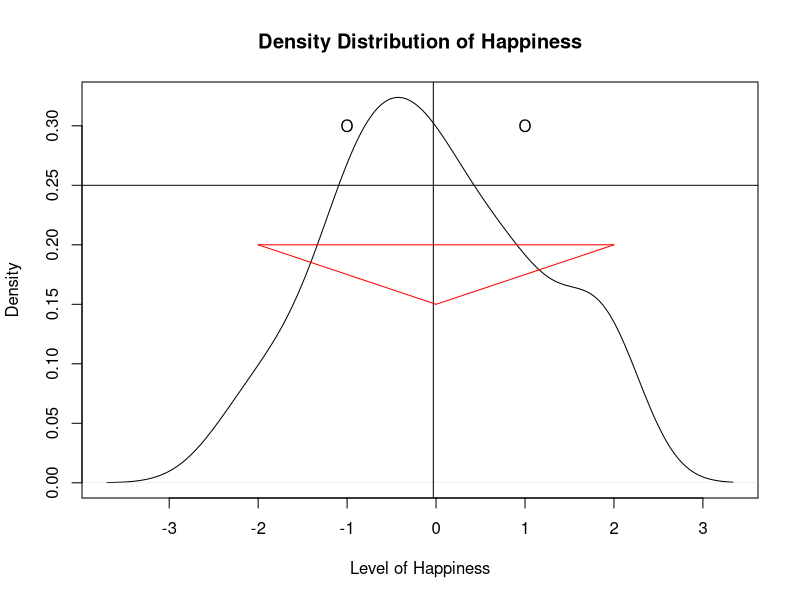
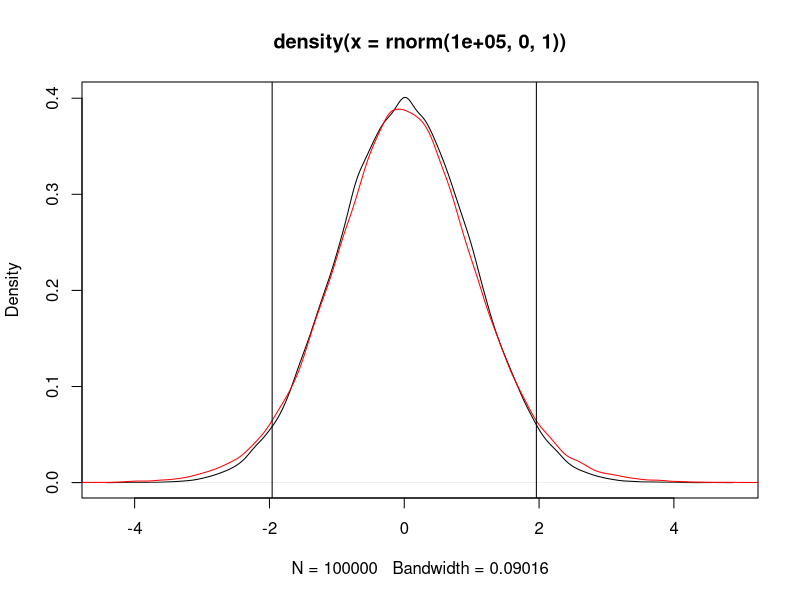
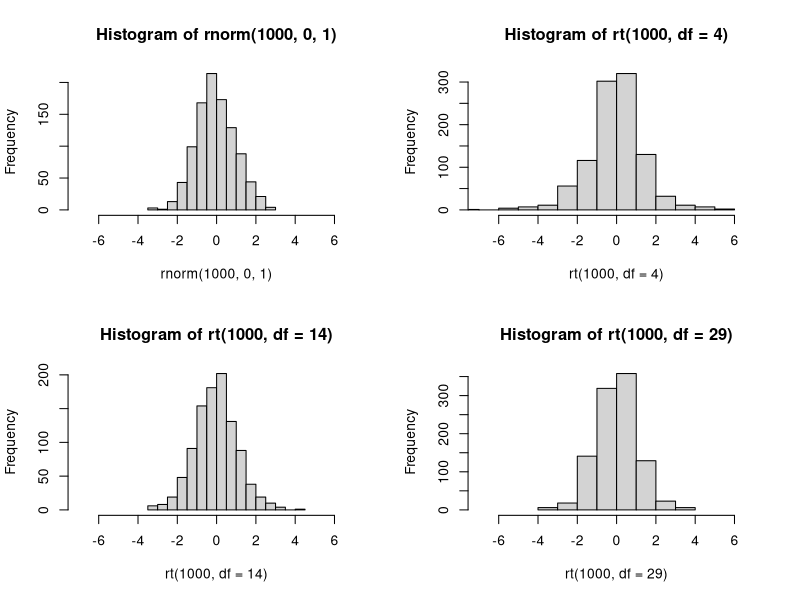
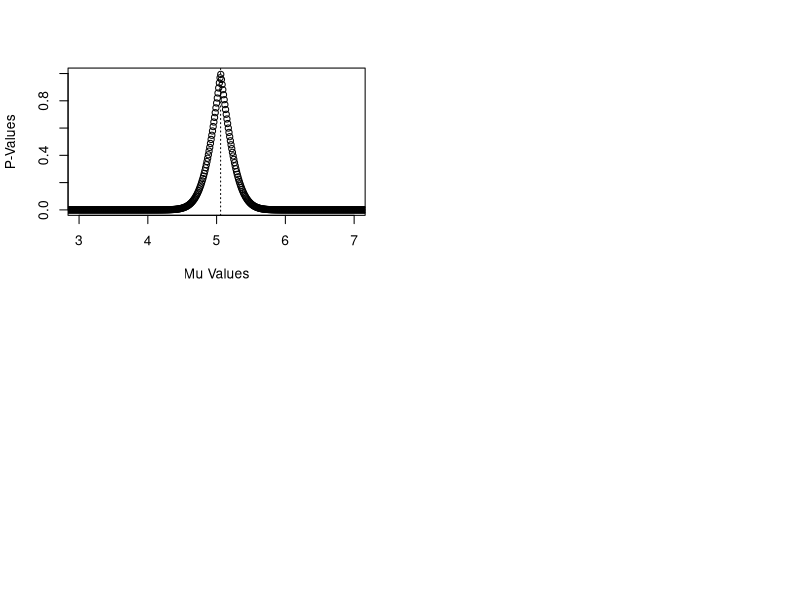

These figures' R source, in order:
#Kristine Christianson:
#     Lab: Fridays 10-11:50am
#Nate Smith
#     Lab: Fridays 12:10-2:00pm

#204a R Lab 3
#Fall 2016

#########################################
#Problem 4 example

set.seed(2)
happiness <- rnorm(100, 0, 1)
sex <- sample(c("male", "female"), 100, replace=TRUE)
marital <- sample(c("single", "married", "divorced"), 100, replace=TRUE)
d <- data.frame(happiness, sex, marital)

#Let's take a look at the data we created
head(d)

#calc mean, median, etc., for happiness by subsets of sex and marital status

by(d$happiness, list(d$sex, d$marital), mean)
by(d$happiness, list(d$sex, d$marital), median)

#Some plotting functions to try
plot(density(d$happiness), xlab = "Level of Happiness",
     main = "Density Distribution of Happiness")
abline(v = mean(d$happiness))
abline(h = .25)
lines(c(-2, 0),c(.2, .15), col = 'red')
lines(c(0,2),c(.15,.2), col = 'red')
lines(c(-2,2),c(.2,.2), col = 'red')
points(c(4, -1), c(.2, .3), pch = 'O')
points(c(4, 1), c(.2, .3), pch = 'O')


##################### Other helpful tips

temp <- sample(1:100, 15)
temp

#Remember to respect the order of operations

##########
#Example 1
##########

#Subtracting the mean of temp from each value of temp, then summing these values
sum(temp-mean(temp))

#Squaring the result above
sum(temp-mean(temp))^2

#Squaring the difference between the temp and the mean of temp
sum((temp-mean(temp))^2)

##########
#Example 2
##########

length(temp)

#Subtracts 1 from each value of temp
length(temp-1)

#Subtracts 1 from the length of temp
(length(temp)-1)


####Transforming a variable with mean(x) and sd(x)
####to a variable with mean(y) and sd(y), from raw scores
####In this case we want mean(y)=100, and sd(y)=15

x<-c(1,2,3,4,5)
mean(x)
sd(x)
#Rescale for standard deviation 
#by multiplying every value of x by sd(y)/sd(x)
#For this example we want the new sd(y) to be 15

y<-x*(15/sd(x))
mean(y)
sd(y)

#Next rescale for the mean, which we want to  be 100 by
#adding mean(y)-mean(x) to every new value in y

y<-y+(100-mean(y))
mean(y)
sd(y)

###Option #2 is to standardized all scores and then scale for sd and mean

#standardizing first
x2<-scale(x)
mean(x2)
sd(x2)

#rescaling by sd(y) which we want to be 15
y2<-x2*15
mean(y2)
sd(y2)

#rescaling by mean(y) which we want to be 100
y2<-y2+100
mean(y2)
sd(y2)

##########################################################
##########################################################
##########################################################
##########################################################

##########################################################
#The z distribution
##########################################################

#Probability of a normal distribution value
pnorm(1.96, 0, 1)
pnorm(-1.96, 0, 1)

#z value associated with a proportion in the normal distribution
qnorm(.025, 0, 1, lower.tail = TRUE)
qnorm(.025, 0, 1, lower.tail = FALSE)

##########################################################
#The t distribution
##########################################################


#When sample size is large, t is normally distributed 
plot(density(rnorm(100000, 0, 1)))
lines(density(rt(100000, 14)), col = 'red')
abline(v=c(-1.96,1.96))

#Probability of a t distribution value
pt(1.9, 14, lower.tail = FALSE)
pt(-1.9, 14, lower.tail = TRUE)

#We can look at the effect of increasing df
#on this probability
pt(1.9, 49, lower.tail = FALSE)
pt(-1.9, 49, lower.tail = TRUE)

pt(1.9, 99, lower.tail = FALSE)
pt(-1.9, 99, lower.tail = TRUE)

#t value associated with a proportion in the t the distribution
qt(.025, 4, lower.tail = TRUE)
qt(.025, 4, lower.tail = FALSE)

#Now looking at the effect of increasing df
#on the t value
qt(.025, 14, lower.tail = TRUE)
qt(.025, 14, lower.tail = FALSE)

qt(.025, 29, lower.tail = TRUE)
qt(.025, 29, lower.tail = FALSE)

#######################################

#z vs. t via histogram and SD

#######################################

par(mfrow = c(2, 2))

hist(rnorm(1000, 0, 1), xlim = c(-7, 7))
hist(rt(1000, df = 4), xlim = c(-7, 7))
hist(rt(1000, df = 14), xlim = c(-7, 7))
hist(rt(1000, df = 29), xlim = c(-7, 7))

sd(rnorm(1000, 0, 1))
sd(rt(1000, df = 4))
sd(rt(1000, df = 14))
sd(rt(1000, df = 29))


#######################################

#Z tests of mean differences

#Imagine you have 3 samples from sub-populations, 
#each with the following characteristics:

#pop1: xbar = 82, N = 15
#pop2: xbar = 96, N = 10
#pop3: xbar = 110, N = 11

#IQ scores are ~N(100, 15) in the population

#Do any of these samples differ significantly from the population?

#Computing a z score for pop1
pop1z <- (82-100)/(15/sqrt(15))
pop1z

#Is the probability of obtaining this z score
#less than our specified alpha level in either 
#of the tails?
.025 > pnorm(pop1z, lower.tail = TRUE)
	#Two-tailed, alpha = .05
.005 > pnorm(pop1z, lower.tail = TRUE)
	#Two-tailed, alpha = .01

pop2z <- (96-100)/(15/sqrt(10))
pop2z
.025 > pnorm(pop2z, lower.tail = TRUE)
	#Two-tailed, alpha = .05
.005 > pnorm(pop2z, lower.tail = TRUE)
	#Two-tailed, alpha = .01

pop3z <- (110-100)/(15/sqrt(11))
pop3z
.025 > pnorm(pop3z, lower.tail = FALSE)
	#Two-tailed, alpha = .05
.005 > pnorm(pop3z, lower.tail = FALSE)
	#Two-tailed, alpha = .01

###################################################

#We can do the same thing with Confidence Intervals

###################################################

#Recall that CI equals
#xbar +/- Std.Error*Critical.z.score

#qnorm can give critical z-score

critz <- qnorm(.025, 0, 1, lower.tail = FALSE)

#Std.Error is sigma/sqrt(N)

sepop1 <- 15/sqrt(15)
sepop2 <- 15/sqrt(10)
sepop3 <- 15/sqrt(11)

#95% CI to test pop1

c((82 - sepop1*critz),(82 + sepop1*critz))
	#Is 100 within the 95% CI?

#95% CI to test pop2

c((96 - sepop2*critz),(96 + sepop2*critz))
     #Is 100 within the 95% CI?

#95% CI to test pop3

c((110 - sepop3*critz),(110 + sepop3*critz))
     #Is 100 within the 95% CI?

#################################################################
#################################################################
#################################################################


#t Tests


#Create 2 samples of 30 individuals
#with means of 5 and 5, sds = 1
temp1 <- round(rnorm(30, 5, 1), 2)
temp2 <- round(rnorm(30, 6, 1), 2)



#############################################################
#############################################################

#The t-test arguments

?t.test
#t.test(x, y = NULL,
#       alternative = c("two.sided", "less", "greater"),
#       mu = 0, paired = FALSE, var.equal = FALSE,
#       conf.level = 0.95, ...)

#x is a vector, you need to specify at least one to test
	#if you only have one vector it is a one-sample
	#t-test

#y is Null by default, so t-test is a one-sample t-test
	#by default. For a two-sample or paired t-test,
	#you specify another vector

#alternative is the specification of the alternative hypothesis.
	#By default alternative is two.tailed, meaning that t-test
	#assumes alpha should be split between both tails.
	#We can specify one-tailed hypotheses in either tail
	#using "less" and "greater"

#mu = 0 specifies the difference to be tested. So, in a one-sample
	#t-test, this is the population mu (xbar-mu). For the
	#two-sample t-test, this is the expected difference
	#between the two-samples. Generally, we would assume the
	#difference is zero, because we are testing whether the
	#means differ. However, one could imagine a situation where
	#one would want to test whether a difference between
	#two groups was consistent across different samples.

t.test(temp1,temp2, mu = 0)
t.test(temp1,temp2, mu = 1)
t.test(temp1,temp2, mu = -1)

#paired = FALSE is the default. This is whether the two vectors
	#are independent, or if they have some dependency.
	#So, a random, independent sample of students drawn from 
	#two schools and assessed on self-esteem would have no 
	#dependency. A random sample of students from two schools
	#who are assessed on self-esteem at the beginning of the
	#academic year and end of the academic year would have
	#a dependency if you were comparing pre- and post-academic
	#year self-esteem scores. But not if you were comparing
	#school one vs. school two student self-esteem scores

#var.equal = FALSE is the default. This means that t.test
	#assumes that variances are not equal between two
	#samples, regardless of whether this is paired or
	#independent. This is not a bad assumption since
	#and consequently the Welch Two Sample t-test is implemented.
	#We can test if the variances are equal before
	#conducting the t-test. If they do not differ significantly
	#then we can change the default to TRUE and conduct a
	#general t-test.
		#we can use the var.test() for this and will discuss
		#it in a moment.

#conf.level = .95 is the default. By default, t.test assumes an
	#alpha of .05. We can change this by specifying another
	#proportion value (e.g., .90 for alpha of .10).


#The one-tailed test

t.test(temp1, mu = 0)
t.test(temp1, mu = 5)

t.test(temp2, mu = 5)

	#Obviously, the further mu is from the mean
	#of the population the data was generated from
	#the more significant the difference is
	#We can visualize this pretty easily
	#considering that 0 <= p <= 1

pval <- unlist(
	lapply(seq(0, 10, .01), function(x) {

		t.test(temp1, mu = x)$p.value

	}))

plot(seq(0, 10, .01),
	pval,
	ylim = c(0,1),
	xlim = c(3,7),
	xlab = "Mu Values",
	ylab = "P-Values"
	)
	abline(v = mean(temp1), lty = 3)

#We would see the same thing using the two-tailed test
	#when mu -> xbar1 - xbar2

#You may have noted in the lapply statement that I had
	#t.test(temp1, mu = x)$p.value
	#Many of the t.test components can
	#be called as objects using a call name

#statistic - the value of the t-statistic.
 
#parameter - the degrees of freedom for the t-statistic.
 
#p.value - the p-value for the test.
 
#conf.int - a confidence interval for the mean 
	#appropriate to the specified alternative hypothesis.
 
#estimate - the estimated mean or difference in 
	#means depending on whether it was a one-sample 
	#test or a two-sample test.
 
#null.value - the specified hypothesized value of 
	#the mean or mean difference depending on 
	#whether it was a one-sample test or a two-sample test.
 
#alternative - a character string describing the alternative hypothesis.
 
#method - a character string indicating what type of t-test was performed.
 
#data.name - a character string giving the name(s) of the data.

#so, for example

t.test(temp1)$p.value
t.test(temp1)$statistic
t.test(temp1)$conf.int
t.test(temp1)$parameter

	#This is useful if you are ever running many
	#tests iteratively, but only want certain 
	#values, rather than the entire test,
	#or if you're building tables in R


############################################
#Practice

v1 <- rnorm(100, 0, 1)
v2 <- rnorm(100, 2, 2)
v3 <- rnorm(100, 4, .5)
v4 <- rnorm(100, -2, 6)
v5 <- rnorm(100, 3, .25)

d <- data.frame(v1, v2, v3, v4, v5)

#Practice conducting one-sample, independent samples, and paired
#t-tests using v1-v5.